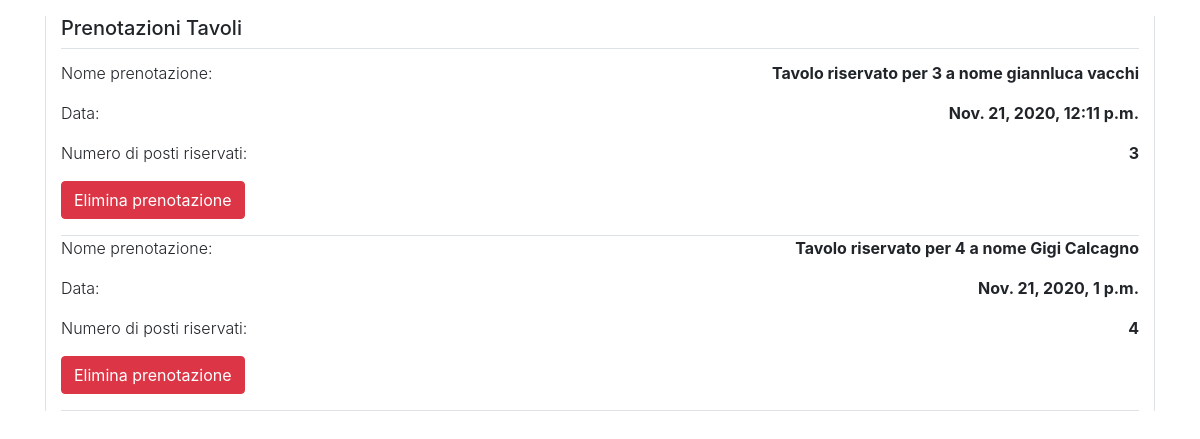
Page /users/lista_prenotazioni/ (signed in) on the committed database.
### users/models.py (models this page shows)
class Table(models.Model):
    user = models.ForeignKey(User, on_delete=models.CASCADE, default=None, null=True, related_name="prenotazioni")
    n_people = models.DecimalField(max_digits=2, decimal_places=0)
    reservation_name = models.CharField(max_length=50, default=None)
    reservation_last_name = models.CharField(max_length=50, default=None)
    date = models.DateTimeField(default=None)
    discount = models.PositiveIntegerField(default=0, help_text="Inserire l'ammontare dello sconto percentuale",
                                           validators=[MinValueValidator(1), MaxValueValidator(100)])
    def __str__(self):
        return f'Tavolo riservato per {self.n_people} a nome {self.reservation_name} {self.reservation_last_name}'

### products/views.py (the view)
    def wrapper(*args, **kwargs):
        request = args[0]
        if request is not None:
            user = request.user
            try:
                if user.is_restaurateur:
                    return function(*args, **kwargs)
                else:
                    return render(request, 'users/authentication_error.html', {})
            except AttributeError:
                raise Http404   #per utenti anonimi

### products/views.py (called while the page is built)
def is_restaurateur(function):
    def wrapper(*args, **kwargs):
        request = args[0]
        if request is not None:
            user = request.user
            try:
                if user.is_restaurateur:
                    return function(*args, **kwargs)
                else:
                    return render(request, 'users/authentication_error.html', {})
            except AttributeError:
                raise Http404   #per utenti anonimi
    return wrapper

### users/views.py (called while the page is built)
@is_restaurateur
def restaurateur_view(request):
    tables = Table.objects.filter(date__gt=Date.today())
    today = datetime.today()
    takeaways = TakeAway.objects.filter(date__year=today.year, date__month=today.month, date__day=today.day)
    context = {
        'tables': tables,
        'takeaways': takeaways
    }
    return render(request, 'users/restaurarìteur_view.html', context)

### users/templates/users/restaurarìteur_view.html (shortened to what this page needs)
{% extends 'base.html' %}
{% load crispy_forms_tags %}
{% block content %}
    {% if tables|length != 0 or takeaways|length != 0 %}
        {% if tables|length != 0 %}
      <div class="col border-left border-right">
          <h5 class="card-title pb-2 border-bottom ">Prenotazioni Tavoli</h5>
                {% for prenotazione in tables %}
                    <div class="border-bottom" id="prenotazione{{prenotazione.pk}}">
                     <div class="d-flex justify-content-between ">
                            <p class="font-weight-light">Nome prenotazione: </p>
                            <p class="font-weight-bold">{{ prenotazione }}</p>
                        </div>
                   <div class="d-flex justify-content-between ">
                            <p class="font-weight-light">Data: </p>
                            <p class="font-weight-bold">{{ prenotazione.date}}</p>
                        </div>
                   <div class="d-flex justify-content-between ">
                            <p class="font-weight-light">Numero di posti riservati: </p>
                            <p class="font-weight-bold">{{ prenotazione.n_people}}</p>
                        </div>
                    <button class="mb-3 btn btn-danger " onclick="delete_post({{ prenotazione.pk }})">Elimina prenotazione</button>
                    </div>
                  {% endfor %}
      </div>
            {% endif %}
        {% else %}
        <div class="alert-info" style="text-align: center"><h3>Non ci sono ancora prenotazioni!!</h3></div>
  {% endif %}
{% endblock %}

### rows in the picture
Table: n_people+reservation_name+reservation_last_name "Tavolo riservato per 3 a nome giannluca vacchi", date "Nov. 21, 2020, 12:11 p.m.", n_people "3"
Table: n_people+reservation_name+reservation_last_name "Tavolo riservato per 4 a nome Gigi Calcagno", date "Nov. 21, 2020, 1 p.m.", n_people "4"
